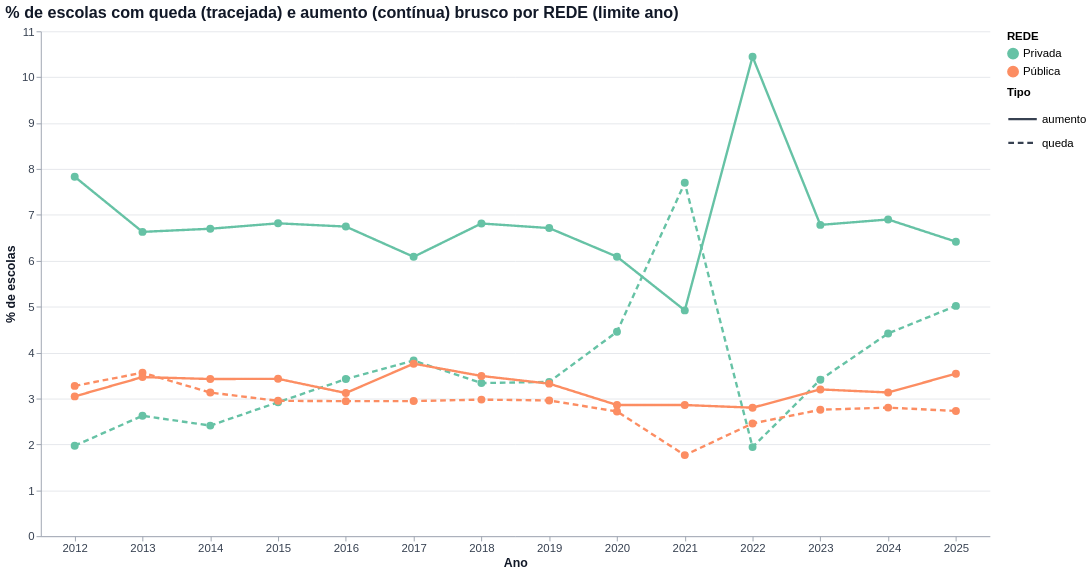
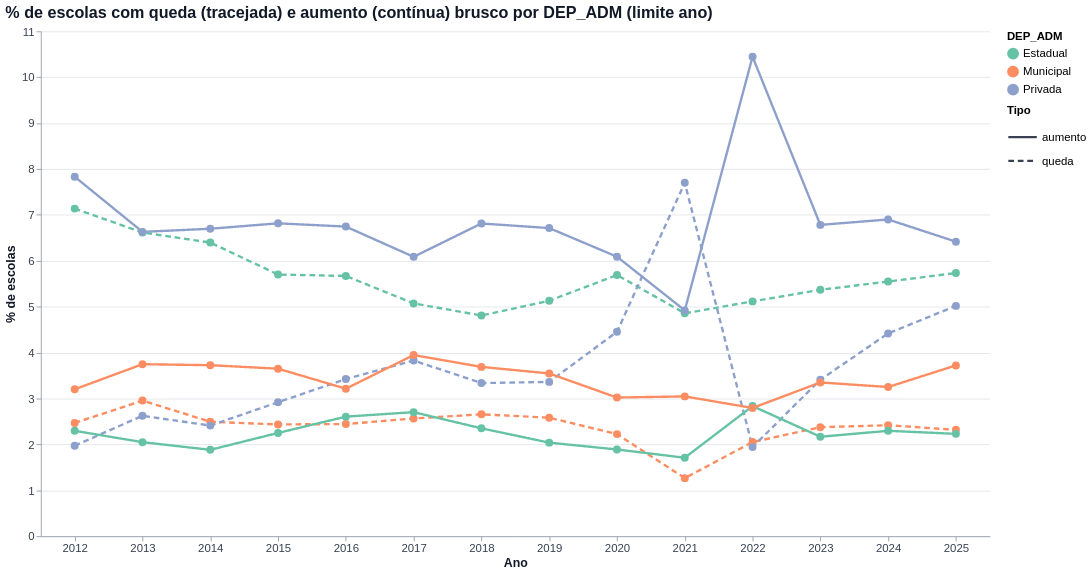
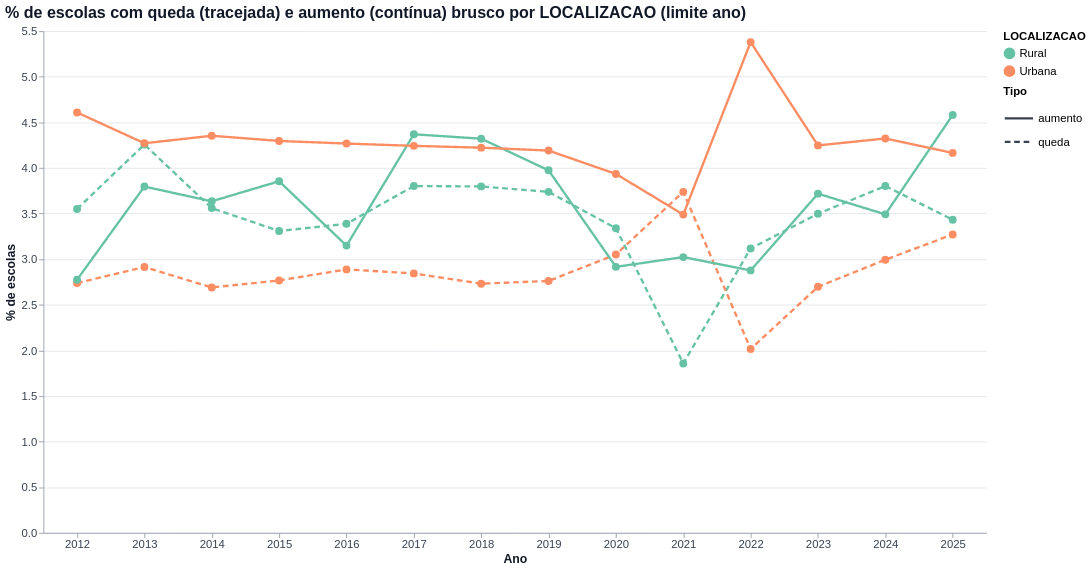
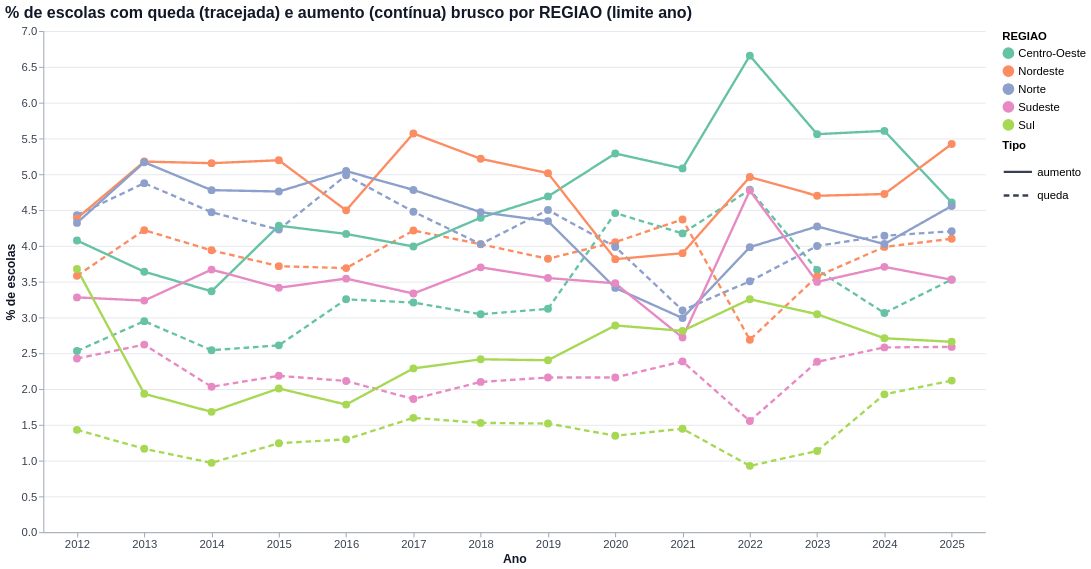

The notebook cell these images were saved under, in order:
### Markdown cell above
## Etapa 6 — Cruzamento com rede, localização, região, UF e modalidade

Usa a flag escolhida em `LIMITE_PARA_CRUZAMENTO`. Sempre compara **proporção** dentro de cada categoria (não contagem).

### Code cell
FLAG = f"{PREFIXO}_{LIMITE_PARA_CRUZAMENTO}"
print("Flag usada nos cruzamentos:", FLAG, "->", ROTULO)


def proporcao_por(d, dim, flag):
    t = d.groupby(["ANO", dim]).agg(N=(flag, "size"), QUEDAS=(flag, "sum")).reset_index()
    t["PCT_QUEDA"] = t["QUEDAS"] / t["N"] * 100
    return t[t["N"] >= N_MIN_CATEGORIA]


def grafico_proporcao(t, dim):
    n_cat = t[dim].nunique()
    tip = ["ANO:O", f"{dim}:N", "N:Q", "QUEDAS:Q", alt.Tooltip("PCT_QUEDA:Q", format=".2f")]
    if n_cat <= 8:
        g = alt.Chart(t).mark_line(point=alt.OverlayMarkDef(size=70, filled=True), strokeWidth=2.5).encode(
            x=alt.X("ANO:O", title="Ano"), y=alt.Y("PCT_QUEDA:Q", title=f"% com {ROTULO}"),
            color=alt.Color(f"{dim}:N"), tooltip=tip).properties(width=LARGURA_GRAFICO, height=int(ALTURA_GRAFICO * 0.7))
    else:   # muitas categorias (ex.: UF) -> mapa de calor
        g = alt.Chart(t).mark_rect().encode(
            x=alt.X("ANO:O", title="Ano"), y=alt.Y(f"{dim}:N", title=dim),
            color=alt.Color("PCT_QUEDA:Q", scale=alt.Scale(scheme="orangered"), title="% marcadas"),
            tooltip=tip).properties(width=LARGURA_GRAFICO, height=max(300, 20 * n_cat))
    return estilizar(g.properties(title=f"% de escolas com {ROTULO} por {dim} (limite {LIMITE_PARA_CRUZAMENTO.lower()})"))


def proporcao_por_tipo(d, dim, modo):
    """% de escolas com QUEDA e com AUMENTO brusco, separados, por ano e categoria de `dim`."""
    partes = []
    for tipo, rotulo in (("QUEDA", "queda"), ("AUMENTO", "aumento")):
        col = f"{tipo}_{modo}"
        t = d.groupby(["ANO", dim]).agg(N=(col, "size"), MARCADAS=(col, "sum")).reset_index()
        t["PCT"] = t["MARCADAS"] / t["N"] * 100
        t["tipo"] = rotulo
        partes.append(t)
    t = pd.concat(partes, ignore_index=True)
    return t[t["N"] >= N_MIN_CATEGORIA]


def grafico_proporcao_tipos(t, dim):
    """Uma linha por categoria e tipo: cor = categoria; contínua = aumento, tracejada = queda."""
    tip = ["ANO:O", f"{dim}:N", "tipo:N", "N:Q", "MARCADAS:Q", alt.Tooltip("PCT:Q", format=".2f", title="% marcadas")]
    g = alt.Chart(t).mark_line(point=alt.OverlayMarkDef(size=70, filled=True), strokeWidth=2.5).encode(
        x=alt.X("ANO:O", title="Ano", axis=alt.Axis(labelAngle=0)),
        y=alt.Y("PCT:Q", title="% de escolas"),
        color=alt.Color(f"{dim}:N", title=dim),
        strokeDash=alt.StrokeDash("tipo:N", title="Tipo",
                                  scale=alt.Scale(domain=["aumento", "queda"], range=[[1, 0], [6, 4]]),
                                  legend=alt.Legend(symbolType="stroke", symbolStrokeColor="#374151", symbolStrokeWidth=2.5,
                                                     symbolSize=900, symbolFillColor="transparent")),
        tooltip=tip,
    ).properties(width=LARGURA_GRAFICO, height=int(ALTURA_GRAFICO * 0.7))
    return estilizar(g.properties(
        title=f"% de escolas com queda (tracejada) e aumento (contínua) brusco por {dim} "
              f"(limite {LIMITE_PARA_CRUZAMENTO.lower()})"))


def relatar_cruzamentos(d):
    for dim in DIMS:
        # DIRECAO = "ambos": queda e aumento em linhas separadas (só para dimensões com poucas categorias;
        # dimensões com muitas categorias, como UF, continuam em mapa de calor com a marcação combinada).
        if DIRECAO == "ambos" and d[dim].nunique() <= 8:
            t = proporcao_por_tipo(d, dim, LIMITE_PARA_CRUZAMENTO)
            if t.empty:
                mostrar_texto(f"[{dim}] nenhuma categoria com pelo menos {N_MIN_CATEGORIA} escolas/ano.", nivel="aviso")
                continue
            mostrar(grafico_proporcao_tipos(t, dim), f"% de escolas com queda e com aumento brusco por {dim}")
            continue
        t = proporcao_por(d, dim, FLAG)
        if t.empty:
            mostrar_texto(f"[{dim}] nenhuma categoria com pelo menos {N_MIN_CATEGORIA} escolas/ano.", nivel="aviso")
            continue
        mostrar(grafico_proporcao(t, dim), f"% de escolas com {ROTULO} por {dim}")


secao("Etapa 6 — Cruzamentos")
relatar_cruzamentos(dados)

### Figure 1 — Vega-Lite specification as saved in the notebook (floating-point values rounded to 4 significant figures)
{"config": {"view": {"continuousWidth": 300, "continuousHeight": 300, "stroke": null}, "axis": {"domainColor": "#9CA3AF", "gridColor": "#E5E7EB", "labelColor": "#374151", "labelFontSize": 12, "tickColor": "#9CA3AF", "titleColor": "#111827", "titleFontSize": 13}, "legend": {"labelFontSize": 12, "symbolSize": 120, "titleFontSize": 12}, "range": {"category": {"scheme": "set2"}}, "title": {"anchor": "start", "color": "#111827", "fontSize": 17, "subtitleColor": "#6B7280", "subtitleFontSize": 12}}, "data": {"name": "data-7a743e9ad7c052f75ec89c1ab9119e78"}, "mark": {"type": "line", "point": {"filled": true, "size": 70}, "strokeWidth": 2.5}, "encoding": {"color": {"field": "REDE", "title": "REDE", "type": "nominal"}, "strokeDash": {"field": "tipo", "legend": {"symbolFillColor": "transparent", "symbolSize": 900, "symbolStrokeColor": "#374151", "symbolStrokeWidth": 2.5, "symbolType": "stroke"}, "scale": {"domain": ["aumento", "queda"], "range": [[1, 0], [6, 4]]}, "title": "Tipo", "type": "nominal"}, "tooltip": [{"field": "ANO", "type": "ordinal"}, {"field": "REDE", "type": "nominal"}, {"field": "tipo", "type": "nominal"}, {"field": "N", "type": "quantitative"}, {"field": "MARCADAS", "type": "quantitative"}, {"field": "PCT", "format": ".2f", "title": "% marcadas", "type": "quantitative"}], "x": {"axis": {"labelAngle": 0}, "field": "ANO", "title": "Ano", "type": "ordinal"}, "y": {"field": "PCT", "title": "% de escolas", "type": "quantitative"}}, "height": 532, "title": "% de escolas com queda (tracejada) e aumento (contínua) brusco por REDE (limite ano)", "width": 1000, "$schema": "https://vega.github.io/schema/vega-lite/v6.4.1.json", "datasets": {"data-7a743e9ad7c052f75ec89c1ab9119e78": [{"ANO": 2012, "REDE": "Privada", "N": 16842, "MARCADAS": 332, "PCT": 1.971, "tipo": "queda"}, {"ANO": 2012, "REDE": "Pública", "N": 71670, "MARCADAS": 2347, "PCT": 3.275, "tipo": "queda"}, {"ANO": 2013, "REDE": "Privada", "N": 17571, "MARCADAS": 461, "PCT": 2.624, "tipo": "queda"}, {"ANO": 2013, "REDE": "Pública", "N": 69003, "MARCADAS": 2458, "PCT": 3.562, "tipo": "queda"}, {"ANO": 2014, "REDE": "Privada", "N": 17929, "MARCADAS": 432, "PCT": 2.41, "tipo": "queda"}, {"ANO": 2014, "REDE": "Pública", "N": 66990, "MARCADAS": 2096, "PCT": 3.129, "tipo": "queda"}, {"ANO": 2015, "REDE": "Privada", "N": 17883, "MARCADAS": 522, "PCT": 2.919, "tipo": "queda"}, {"ANO": 2015, "REDE": "Pública", "N": 65883, "MARCADAS": 1943, "PCT": 2.949, "tipo": "queda"}, {"ANO": 2016, "REDE": "Privada", "N": 17997, "MARCADAS": 616, "PCT": 3.423, "tipo": "queda"}, {"ANO": 2016, "REDE": "Pública", "N": 64473, "MARCADAS": 1897, "PCT": 2.942, "tipo": "queda"}, {"ANO": 2017, "REDE": "Privada", "N": 18269, "MARCADAS": 699, "PCT": 3.826, "tipo": "queda"}, {"ANO": 2017, "REDE": "Pública", "N": 63078, "MARCADAS": 1857, "PCT": 2.944, "tipo": "queda"}, {"ANO": 2018, "REDE": "Privada", "N": 18405, "MARCADAS": 614, "PCT": 3.336, "tipo": "queda"}, {"ANO": 2018, "REDE": "Pública", "N": 61903, "MARCADAS": 1842, "PCT": 2.976, "tipo": "queda"}, {"ANO": 2019, "REDE": "Privada", "N": 18770, "MARCADAS": 631, "PCT": 3.362, "tipo": "queda"}, {"ANO": 2019, "REDE": "Pública", "N": 60507, "MARCADAS": 1789, "PCT": 2.957, "tipo": "queda"}, {"ANO": 2020, "REDE": "Privada", "N": 18819, "MARCADAS": 838, "PCT": 4.453, "tipo": "queda"}, {"ANO": 2020, "REDE": "Pública", "N": 59345, "MARCADAS": 1613, "PCT": 2.718, "tipo": "queda"}, {"ANO": 2021, "REDE": "Privada", "N": 18497, "MARCADAS": 1424, "PCT": 7.699, "tipo": "queda"}, {"ANO": 2021, "REDE": "Pública", "N": 58197, "MARCADAS": 1028, "PCT": 1.766, "tipo": "queda"}, {"ANO": 2022, "REDE": "Privada", "N": 18446, "MARCADAS": 358, "PCT": 1.941, "tipo": "queda"}, {"ANO": 2022, "REDE": "Pública", "N": 57251, "MARCADAS": 1406, "PCT": 2.456, "tipo": "queda"}, {"ANO": 2023, "REDE": "Privada", "N": 18857, "MARCADAS": 643, "PCT": 3.41, "tipo": "queda"}, {"ANO": 2023, "REDE": "Pública", "N": 56106, "MARCADAS": 1546, "PCT": 2.755, "tipo": "queda"}, {"ANO": 2024, "REDE": "Privada", "N": 18970, "MARCADAS": 838, "PCT": 4.418, "tipo": "queda"}, {"ANO": 2024, "REDE": "Pública", "N": 55186, "MARCADAS": 1546, "PCT": 2.801, "tipo": "queda"}, {"ANO": 2025, "REDE": "Privada", "N": 18794, "MARCADAS": 943, "PCT": 5.018, "tipo": "queda"}, {"ANO": 2025, "REDE": "Pública", "N": 54649, "MARCADAS": 1491, "PCT": 2.728, "tipo": "queda"}, {"ANO": 2012, "REDE": "Privada", "N": 16842, "MARCADAS": 1319, "PCT": 7.832, "tipo": "aumento"}, {"ANO": 2012, "REDE": "Pública", "N": 71670, "MARCADAS": 2183, "PCT": 3.046, "tipo": "aumento"}, {"ANO": 2013, "REDE": "Privada", "N": 17571, "MARCADAS": 1165, "PCT": 6.63, "tipo": "aumento"}, {"ANO": 2013, "REDE": "Pública", "N": 69003, "MARCADAS": 2392, "PCT": 3.467, "tipo": "aumento"}, {"ANO": 2014, "REDE": "Privada", "N": 17929, "MARCADAS": 1201, "PCT": 6.699, "tipo": "aumento"}, {"ANO": 2014, "REDE": "Pública", "N": 66990, "MARCADAS": 2294, "PCT": 3.424, "tipo": "aumento"}, {"ANO": 2015, "REDE": "Privada", "N": 17883, "MARCADAS": 1219, "PCT": 6.817, "tipo": "aumento"}, {"ANO": 2015, "REDE": "Pública", "N": 65883, "MARCADAS": 2259, "PCT": 3.429, "tipo": "aumento"}, {"ANO": 2016, "REDE": "Privada", "N": 17997, "MARCADAS": 1214, "PCT": 6.746, "tipo": "aumento"}, {"ANO": 2016, "REDE": "Pública", "N": 64473, "MARCADAS": 2011, "PCT": 3.119, "tipo": "aumento"}, {"ANO": 2017, "REDE": "Privada", "N": 18269, "MARCADAS": 1112, "PCT": 6.087, "tipo": "aumento"}, {"ANO": 2017, "REDE": "Pública", "N": 63078, "MARCADAS": 2371, "PCT": 3.759, "tipo": "aumento"}, {"ANO": 2018, "REDE": "Privada", "N": 18405, "MARCADAS": 1254, "PCT": 6.813, "tipo": "aumento"}, {"ANO": 2018, "REDE": "Pública", "N": 61903, "MARCADAS": 2161, "PCT": 3.491, "tipo": "aumento"}, {"ANO": 2019, "REDE": "Privada", "N": 18770, "MARCADAS": 1260, "PCT": 6.713, "tipo": "aumento"}, {"ANO": 2019, "REDE": "Pública", "N": 60507, "MARCADAS": 2011, "PCT": 3.324, "tipo": "aumento"}, {"ANO": 2020, "REDE": "Privada", "N": 18819, "MARCADAS": 1146, "PCT": 6.09, "tipo": "aumento"}, {"ANO": 2020, "REDE": "Pública", "N": 59345, "MARCADAS": 1696, "PCT": 2.858, "tipo": "aumento"}, {"ANO": 2021, "REDE": "Privada", "N": 18497, "MARCADAS": 910, "PCT": 4.92, "tipo": "aumento"}, {"ANO": 2021, "REDE": "Pública", "N": 58197, "MARCADAS": 1663, "PCT": 2.858, "tipo": "aumento"}, {"ANO": 2022, "REDE": "Privada", "N": 18446, "MARCADAS": 1927, "PCT": 10.45, "tipo": "aumento"}, {"ANO": 2022, "REDE": "Pública", "N": 57251, "MARCADAS": 1603, "PCT": 2.8, "tipo": "aumento"}, {"ANO": 2023, "REDE": "Privada", "N": 18857, "MARCADAS": 1279, "PCT": 6.783, "tipo": "aumento"}, {"ANO": 2023, "REDE": "Pública", "N": 56106, "MARCADAS": 1794, "PCT": 3.198, "tipo": "aumento"}, {"ANO": 2024, "REDE": "Privada", "N": 18970, "MARCADAS": 1309, "PCT": 6.9, "tipo": "aumento"}, {"ANO": 2024, "REDE": "Pública", "N": 55186, "MARCADAS": 1728, "PCT": 3.131, "tipo": "aumento"}, {"ANO": 2025, "REDE": "Privada", "N": 18794, "MARCADAS": 1206, "PCT": 6.417, "tipo": "aumento"}, {"ANO": 2025, "REDE": "Pública", "N": 54649, "MARCADAS": 1935, "PCT": 3.541, "tipo": "aumento"}]}}

### Figure 2 — Vega-Lite specification as saved in the notebook (floating-point values rounded to 4 significant figures)
{"config": {"view": {"continuousWidth": 300, "continuousHeight": 300, "stroke": null}, "axis": {"domainColor": "#9CA3AF", "gridColor": "#E5E7EB", "labelColor": "#374151", "labelFontSize": 12, "tickColor": "#9CA3AF", "titleColor": "#111827", "titleFontSize": 13}, "legend": {"labelFontSize": 12, "symbolSize": 120, "titleFontSize": 12}, "range": {"category": {"scheme": "set2"}}, "title": {"anchor": "start", "color": "#111827", "fontSize": 17, "subtitleColor": "#6B7280", "subtitleFontSize": 12}}, "data": {"name": "data-c7c88427f29cf02c75bacd010081207d"}, "mark": {"type": "line", "point": {"filled": true, "size": 70}, "strokeWidth": 2.5}, "encoding": {"color": {"field": "DEP_ADM", "title": "DEP_ADM", "type": "nominal"}, "strokeDash": {"field": "tipo", "legend": {"symbolFillColor": "transparent", "symbolSize": 900, "symbolStrokeColor": "#374151", "symbolStrokeWidth": 2.5, "symbolType": "stroke"}, "scale": {"domain": ["aumento", "queda"], "range": [[1, 0], [6, 4]]}, "title": "Tipo", "type": "nominal"}, "tooltip": [{"field": "ANO", "type": "ordinal"}, {"field": "DEP_ADM", "type": "nominal"}, {"field": "tipo", "type": "nominal"}, {"field": "N", "type": "quantitative"}, {"field": "MARCADAS", "type": "quantitative"}, {"field": "PCT", "format": ".2f", "title": "% marcadas", "type": "quantitative"}], "x": {"axis": {"labelAngle": 0}, "field": "ANO", "title": "Ano", "type": "ordinal"}, "y": {"field": "PCT", "title": "% de escolas", "type": "quantitative"}}, "height": 532, "title": "% de escolas com queda (tracejada) e aumento (contínua) brusco por DEP_ADM (limite ano)", "width": 1000, "$schema": "https://vega.github.io/schema/vega-lite/v6.4.1.json", "datasets": {"data-c7c88427f29cf02c75bacd010081207d": [{"ANO": 2012, "DEP_ADM": "Estadual", "N": 12414, "MARCADAS": 886, "PCT": 7.137, "tipo": "queda"}, {"ANO": 2012, "DEP_ADM": "Municipal", "N": 59232, "MARCADAS": 1461, "PCT": 2.467, "tipo": "queda"}, {"ANO": 2012, "DEP_ADM": "Privada", "N": 16842, "MARCADAS": 332, "PCT": 1.971, "tipo": "queda"}, {"ANO": 2013, "DEP_ADM": "Estadual", "N": 11472, "MARCADAS": 759, "PCT": 6.616, "tipo": "queda"}, {"ANO": 2013, "DEP_ADM": "Municipal", "N": 57507, "MARCADAS": 1699, "PCT": 2.954, "tipo": "queda"}, {"ANO": 2013, "DEP_ADM": "Privada", "N": 17571, "MARCADAS": 461, "PCT": 2.624, "tipo": "queda"}, {"ANO": 2014, "DEP_ADM": "Estadual", "N": 10895, "MARCADAS": 697, "PCT": 6.397, "tipo": "queda"}, {"ANO": 2014, "DEP_ADM": "Municipal", "N": 56071, "MARCADAS": 1398, "PCT": 2.493, "tipo": "queda"}, {"ANO": 2014, "DEP_ADM": "Privada", "N": 17929, "MARCADAS": 432, "PCT": 2.41, "tipo": "queda"}, {"ANO": 2015, "DEP_ADM": "Estadual", "N": 10401, "MARCADAS": 593, "PCT": 5.701, "tipo": "queda"}, {"ANO": 2015, "DEP_ADM": "Municipal", "N": 55458, "MARCADAS": 1350, "PCT": 2.434, "tipo": "queda"}, {"ANO": 2015, "DEP_ADM": "Privada", "N": 17883, "MARCADAS": 522, "PCT": 2.919, "tipo": "queda"}, {"ANO": 2016, "DEP_ADM": "Estadual", "N": 9983, "MARCADAS": 566, "PCT": 5.67, "tipo": "queda"}, {"ANO": 2016, "DEP_ADM": "Municipal", "N": 54466, "MARCADAS": 1331, "PCT": 2.444, "tipo": "queda"}, {"ANO": 2016, "DEP_ADM": "Privada", "N": 17997, "MARCADAS": 616, "PCT": 3.423, "tipo": "queda"}, {"ANO": 2017, "DEP_ADM": "Estadual", "N": 9584, "MARCADAS": 486, "PCT": 5.071, "tipo": "queda"}, {"ANO": 2017, "DEP_ADM": "Municipal", "N": 53470, "MARCADAS": 1371, "PCT": 2.564, "tipo": "queda"}, {"ANO": 2017, "DEP_ADM": "Privada", "N": 18269, "MARCADAS": 699, "PCT": 3.826, "tipo": "queda"}, {"ANO": 2018, "DEP_ADM": "Estadual", "N": 9234, "MARCADAS": 444, "PCT": 4.808, "tipo": "queda"}, {"ANO": 2018, "DEP_ADM": "Municipal", "N": 52645, "MARCADAS": 1398, "PCT": 2.656, "tipo": "queda"}, {"ANO": 2018, "DEP_ADM": "Privada", "N": 18405, "MARCADAS": 614, "PCT": 3.336, "tipo": "queda"}, {"ANO": 2019, "DEP_ADM": "Estadual", "N": 8929, "MARCADAS": 458, "PCT": 5.129, "tipo": "queda"}, {"ANO": 2019, "DEP_ADM": "Municipal", "N": 51554, "MARCADAS": 1331, "PCT": 2.582, "tipo": "queda"}, {"ANO": 2019, "DEP_ADM": "Privada", "N": 18770, "MARCADAS": 631, "PCT": 3.362, "tipo": "queda"}, {"ANO": 2020, "DEP_ADM": "Estadual", "N": 8470, "MARCADAS": 482, "PCT": 5.691, "tipo": "queda"}, {"ANO": 2020, "DEP_ADM": "Municipal", "N": 50851, "MARCADAS": 1131, "PCT": 2.224, "tipo": "queda"}, {"ANO": 2020, "DEP_ADM": "Privada", "N": 18819, "MARCADAS": 838, "PCT": 4.453, "tipo": "queda"}, {"ANO": 2021, "DEP_ADM": "Estadual", "N": 8134, "MARCADAS": 395, "PCT": 4.856, "tipo": "queda"}, {"ANO": 2021, "DEP_ADM": "Municipal", "N": 50040, "MARCADAS": 633, "PCT": 1.265, "tipo": "queda"}, {"ANO": 2021, "DEP_ADM": "Privada", "N": 18497, "MARCADAS": 1424, "PCT": 7.699, "tipo": "queda"}, {"ANO": 2022, "DEP_ADM": "Estadual", "N": 7585, "MARCADAS": 388, "PCT": 5.115, "tipo": "queda"}, {"ANO": 2022, "DEP_ADM": "Municipal", "N": 49642, "MARCADAS": 1018, "PCT": 2.051, "tipo": "queda"}, {"ANO": 2022, "DEP_ADM": "Privada", "N": 18446, "MARCADAS": 358, "PCT": 1.941, "tipo": "queda"}, {"ANO": 2023, "DEP_ADM": "Estadual", "N": 7154, "MARCADAS": 384, "PCT": 5.368, "tipo": "queda"}, {"ANO": 2023, "DEP_ADM": "Municipal", "N": 48928, "MARCADAS": 1162, "PCT": 2.375, "tipo": "queda"}, {"ANO": 2023, "DEP_ADM": "Privada", "N": 18857, "MARCADAS": 643, "PCT": 3.41, "tipo": "queda"}, {"ANO": 2024, "DEP_ADM": "Estadual", "N": 6795, "MARCADAS": 377, "PCT": 5.548, "tipo": "queda"}, {"ANO": 2024, "DEP_ADM": "Municipal", "N": 48367, "MARCADAS": 1169, "PCT": 2.417, "tipo": "queda"}, {"ANO": 2024, "DEP_ADM": "Privada", "N": 18970, "MARCADAS": 838, "PCT": 4.418, "tipo": "queda"}, {"ANO": 2025, "DEP_ADM": "Estadual", "N": 6593, "MARCADAS": 378, "PCT": 5.733, "tipo": "queda"}, {"ANO": 2025, "DEP_ADM": "Municipal", "N": 48032, "MARCADAS": 1113, "PCT": 2.317, "tipo": "queda"}, {"ANO": 2025, "DEP_ADM": "Privada", "N": 18794, "MARCADAS": 943, "PCT": 5.018, "tipo": "queda"}, {"ANO": 2012, "DEP_ADM": "Estadual", "N": 12414, "MARCADAS": 285, "PCT": 2.296, "tipo": "aumento"}, {"ANO": 2012, "DEP_ADM": "Municipal", "N": 59232, "MARCADAS": 1896, "PCT": 3.201, "tipo": "aumento"}, {"ANO": 2012, "DEP_ADM": "Privada", "N": 16842, "MARCADAS": 1319, "PCT": 7.832, "tipo": "aumento"}, {"ANO": 2013, "DEP_ADM": "Estadual", "N": 11472, "MARCADAS": 235, "PCT": 2.048, "tipo": "aumento"}, {"ANO": 2013, "DEP_ADM": "Municipal", "N": 57507, "MARCADAS": 2155, "PCT": 3.747, "tipo": "aumento"}, {"ANO": 2013, "DEP_ADM": "Privada", "N": 17571, "MARCADAS": 1165, "PCT": 6.63, "tipo": "aumento"}, {"ANO": 2014, "DEP_ADM": "Estadual", "N": 10895, "MARCADAS": 205, "PCT": 1.882, "tipo": "aumento"}, {"ANO": 2014, "DEP_ADM": "Municipal", "N": 56071, "MARCADAS": 2089, "PCT": 3.726, "tipo": "aumento"}, {"ANO": 2014, "DEP_ADM": "Privada", "N": 17929, "MARCADAS": 1201, "PCT": 6.699, "tipo": "aumento"}, {"ANO": 2015, "DEP_ADM": "Estadual", "N": 10401, "MARCADAS": 234, "PCT": 2.25, "tipo": "aumento"}, {"ANO": 2015, "DEP_ADM": "Municipal", "N": 55458, "MARCADAS": 2024, "PCT": 3.65, "tipo": "aumento"}, {"ANO": 2015, "DEP_ADM": "Privada", "N": 17883, "MARCADAS": 1219, "PCT": 6.817, "tipo": "aumento"}, {"ANO": 2016, "DEP_ADM": "Estadual", "N": 9983, "MARCADAS": 260, "PCT": 2.604, "tipo": "aumento"}, {"ANO": 2016, "DEP_ADM": "Municipal", "N": 54466, "MARCADAS": 1750, "PCT": 3.213, "tipo": "aumento"}, {"ANO": 2016, "DEP_ADM": "Privada", "N": 17997, "MARCADAS": 1214, "PCT": 6.746, "tipo": "aumento"}, {"ANO": 2017, "DEP_ADM": "Estadual", "N": 9584, "MARCADAS": 259, "PCT": 2.702, "tipo": "aumento"}, {"ANO": 2017, "DEP_ADM": "Municipal", "N": 53470, "MARCADAS": 2110, "PCT": 3.946, "tipo": "aumento"}, {"ANO": 2017, "DEP_ADM": "Privada", "N": 18269, "MARCADAS": 1112, "PCT": 6.087, "tipo": "aumento"}, {"ANO": 2018, "DEP_ADM": "Estadual", "N": 9234, "MARCADAS": 217, "PCT": 2.35, "tipo": "aumento"}, {"ANO": 2018, "DEP_ADM": "Municipal", "N": 52645, "MARCADAS": 1942, "PCT": 3.689, "tipo": "aumento"}, {"ANO": 2018, "DEP_ADM": "Privada", "N": 18405, "MARCADAS": 1254, "PCT": 6.813, "tipo": "aumento"}, {"ANO": 2019, "DEP_ADM": "Estadual", "N": 8929, "MARCADAS": 182, "PCT": 2.038, "tipo": "aumento"}, {"ANO": 2019, "DEP_ADM": "Municipal", "N": 51554, "MARCADAS": 1828, "PCT": 3.546, "tipo": "aumento"}, {"ANO": 2019, "DEP_ADM": "Privada", "N": 18770, "MARCADAS": 1260, "PCT": 6.713, "tipo": "aumento"}, {"ANO": 2020, "DEP_ADM": "Estadual", "N": 8470, "MARCADAS": 160, "PCT": 1.889, "tipo": "aumento"}, {"ANO": 2020, "DEP_ADM": "Municipal", "N": 50851, "MARCADAS": 1536, "PCT": 3.021, "tipo": "aumento"}, {"ANO": 2020, "DEP_ADM": "Privada", "N": 18819, "MARCADAS": 1146, "PCT": 6.09, "tipo": "aumento"}, {"ANO": 2021, "DEP_ADM": "Estadual", "N": 8134, "MARCADAS": 139, "PCT": 1.709, "tipo": "aumento"}, {"ANO": 2021, "DEP_ADM": "Municipal", "N": 50040, "MARCADAS": 1524, "PCT": 3.046, "tipo": "aumento"}, {"ANO": 2021, "DEP_ADM": "Privada", "N": 18497, "MARCADAS": 910, "PCT": 4.92, "tipo": "aumento"}, {"ANO": 2022, "DEP_ADM": "Estadual", "N": 7585, "MARCADAS": 215, "PCT": 2.835, "tipo": "aumento"}, {"ANO": 2022, "DEP_ADM": "Municipal", "N": 49642, "MARCADAS": 1387, "PCT": 2.794, "tipo": "aumento"}, {"ANO": 2022, "DEP_ADM": "Privada", "N": 18446, "MARCADAS": 1927, "PCT": 10.45, "tipo": "aumento"}, {"ANO": 2023, "DEP_ADM": "Estadual", "N": 7154, "MARCADAS": 155, "PCT": 2.167, "tipo": "aumento"}, {"ANO": 2023, "DEP_ADM": "Municipal", "N": 48928, "MARCADAS": 1639, "PCT": 3.35, "tipo": "aumento"}, {"ANO": 2023, "DEP_ADM": "Privada", "N": 18857, "MARCADAS": 1279, "PCT": 6.783, "tipo": "aumento"}, {"ANO": 2024, "DEP_ADM": "Estadual", "N": 6795, "MARCADAS": 156, "PCT": 2.296, "tipo": "aumento"}, {"ANO": 2024, "DEP_ADM": "Municipal", "N": 48367, "MARCADAS": 1572, "PCT": 3.25, "tipo": "aumento"}, {"ANO": 2024, "DEP_ADM": "Privada", "N": 18970, "MARCADAS": 1309, "PCT": 6.9, "tipo": "aumento"}, {"ANO": 2025, "DEP_ADM": "Estadual", "N": 6593, "MARCADAS": 147, "PCT": 2.23, "tipo": "aumento"}, {"ANO": 2025, "DEP_ADM": "Municipal", "N": 48032, "MARCADAS": 1787, "PCT": 3.72, "tipo": "aumento"}, {"ANO": 2025, "DEP_ADM": "Privada", "N": 18794, "MARCADAS": 1206, "PCT": 6.417, "tipo": "aumento"}]}}

### Figure 3 — Vega-Lite specification as saved in the notebook (floating-point values rounded to 4 significant figures)
{"config": {"view": {"continuousWidth": 300, "continuousHeight": 300, "stroke": null}, "axis": {"domainColor": "#9CA3AF", "gridColor": "#E5E7EB", "labelColor": "#374151", "labelFontSize": 12, "tickColor": "#9CA3AF", "titleColor": "#111827", "titleFontSize": 13}, "legend": {"labelFontSize": 12, "symbolSize": 120, "titleFontSize": 12}, "range": {"category": {"scheme": "set2"}}, "title": {"anchor": "start", "color": "#111827", "fontSize": 17, "subtitleColor": "#6B7280", "subtitleFontSize": 12}}, "data": {"name": "data-d54ae72ad30eb144b6ef204de5eec3be"}, "mark": {"type": "line", "point": {"filled": true, "size": 70}, "strokeWidth": 2.5}, "encoding": {"color": {"field": "LOCALIZACAO", "title": "LOCALIZACAO", "type": "nominal"}, "strokeDash": {"field": "tipo", "legend": {"symbolFillColor": "transparent", "symbolSize": 900, "symbolStrokeColor": "#374151", "symbolStrokeWidth": 2.5, "symbolType": "stroke"}, "scale": {"domain": ["aumento", "queda"], "range": [[1, 0], [6, 4]]}, "title": "Tipo", "type": "nominal"}, "tooltip": [{"field": "ANO", "type": "ordinal"}, {"field": "LOCALIZACAO", "type": "nominal"}, {"field": "tipo", "type": "nominal"}, {"field": "N", "type": "quantitative"}, {"field": "MARCADAS", "type": "quantitative"}, {"field": "PCT", "format": ".2f", "title": "% marcadas", "type": "quantitative"}], "x": {"axis": {"labelAngle": 0}, "field": "ANO", "title": "Ano", "type": "ordinal"}, "y": {"field": "PCT", "title": "% de escolas", "type": "quantitative"}}, "height": 532, "title": "% de escolas com queda (tracejada) e aumento (contínua) brusco por LOCALIZACAO (limite ano)", "width": 1000, "$schema": "https://vega.github.io/schema/vega-lite/v6.4.1.json", "datasets": {"data-d54ae72ad30eb144b6ef204de5eec3be": [{"ANO": 2012, "LOCALIZACAO": "Rural", "N": 31463, "MARCADAS": 1117, "PCT": 3.55, "tipo": "queda"}, {"ANO": 2012, "LOCALIZACAO": "Urbana", "N": 57049, "MARCADAS": 1562, "PCT": 2.738, "tipo": "queda"}, {"ANO": 2013, "LOCALIZACAO": "Rural", "N": 29532, "MARCADAS": 1257, "PCT": 4.256, "tipo": "queda"}, {"ANO": 2013, "LOCALIZACAO": "Urbana", "N": 57042, "MARCADAS": 1662, "PCT": 2.914, "tipo": "queda"}, {"ANO": 2014, "LOCALIZACAO": "Rural", "N": 28038, "MARCADAS": 998, "PCT": 3.559, "tipo": "queda"}, {"ANO": 2014, "LOCALIZACAO": "Urbana", "N": 56881, "MARCADAS": 1530, "PCT": 2.69, "tipo": "queda"}, {"ANO": 2015, "LOCALIZACAO": "Rural", "N": 27295, "MARCADAS": 903, "PCT": 3.308, "tipo": "queda"}, {"ANO": 2015, "LOCALIZACAO": "Urbana", "N": 56471, "MARCADAS": 1562, "PCT": 2.766, "tipo": "queda"}, {"ANO": 2016, "LOCALIZACAO": "Rural", "N": 26299, "MARCADAS": 891, "PCT": 3.388, "tipo": "queda"}, {"ANO": 2016, "LOCALIZACAO": "Urbana", "N": 56171, "MARCADAS": 1622, "PCT": 2.888, "tipo": "queda"}, {"ANO": 2017, "LOCALIZACAO": "Rural", "N": 25360, "MARCADAS": 964, "PCT": 3.801, "tipo": "queda"}, {"ANO": 2017, "LOCALIZACAO": "Urbana", "N": 55987, "MARCADAS": 1592, "PCT": 2.844, "tipo": "queda"}, {"ANO": 2018, "LOCALIZACAO": "Rural", "N": 24649, "MARCADAS": 936, "PCT": 3.797, "tipo": "queda"}, {"ANO": 2018, "LOCALIZACAO": "Urbana", "N": 55659, "MARCADAS": 1520, "PCT": 2.731, "tipo": "queda"}, {"ANO": 2019, "LOCALIZACAO": "Rural", "N": 23678, "MARCADAS": 885, "PCT": 3.738, "tipo": "queda"}, {"ANO": 2019, "LOCALIZACAO": "Urbana", "N": 55599, "MARCADAS": 1535, "PCT": 2.761, "tipo": "queda"}, {"ANO": 2020, "LOCALIZACAO": "Rural", "N": 22878, "MARCADAS": 764, "PCT": 3.339, "tipo": "queda"}, {"ANO": 2020, "LOCALIZACAO": "Urbana", "N": 55286, "MARCADAS": 1687, "PCT": 3.051, "tipo": "queda"}, {"ANO": 2021, "LOCALIZACAO": "Rural", "N": 22033, "MARCADAS": 409, "PCT": 1.856, "tipo": "queda"}, {"ANO": 2021, "LOCALIZACAO": "Urbana", "N": 54661, "MARCADAS": 2043, "PCT": 3.738, "tipo": "queda"}, {"ANO": 2022, "LOCALIZACAO": "Rural", "N": 21657, "MARCADAS": 675, "PCT": 3.117, "tipo": "queda"}, {"ANO": 2022, "LOCALIZACAO": "Urbana", "N": 54040, "MARCADAS": 1089, "PCT": 2.015, "tipo": "queda"}, {"ANO": 2023, "LOCALIZACAO": "Rural", "N": 20899, "MARCADAS": 731, "PCT": 3.498, "tipo": "queda"}, {"ANO": 2023, "LOCALIZACAO": "Urbana", "N": 54064, "MARCADAS": 1458, "PCT": 2.697, "tipo": "queda"}, {"ANO": 2024, "LOCALIZACAO": "Rural", "N": 20281, "MARCADAS": 771, "PCT": 3.802, "tipo": "queda"}, {"ANO": 2024, "LOCALIZACAO": "Urbana", "N": 53875, "MARCADAS": 1613, "PCT": 2.994, "tipo": "queda"}, {"ANO": 2025, "LOCALIZACAO": "Rural", "N": 19754, "MARCADAS": 678, "PCT": 3.432, "tipo": "queda"}, {"ANO": 2025, "LOCALIZACAO": "Urbana", "N": 53689, "MARCADAS": 1756, "PCT": 3.271, "tipo": "queda"}, {"ANO": 2012, "LOCALIZACAO": "Rural", "N": 31463, "MARCADAS": 873, "PCT": 2.775, "tipo": "aumento"}, {"ANO": 2012, "LOCALIZACAO": "Urbana", "N": 57049, "MARCADAS": 2629, "PCT": 4.608, "tipo": "aumento"}, {"ANO": 2013, "LOCALIZACAO": "Rural", "N": 29532, "MARCADAS": 1121, "PCT": 3.796, "tipo": "aumento"}, {"ANO": 2013, "LOCALIZACAO": "Urbana", "N": 57042, "MARCADAS": 2436, "PCT": 4.271, "tipo": "aumento"}, {"ANO": 2014, "LOCALIZACAO": "Rural", "N": 28038, "MARCADAS": 1019, "PCT": 3.634, "tipo": "aumento"}, {"ANO": 2014, "LOCALIZACAO": "Urbana", "N": 56881, "MARCADAS": 2476, "PCT": 4.353, "tipo": "aumento"}, {"ANO": 2015, "LOCALIZACAO": "Rural", "N": 27295, "MARCADAS": 1052, "PCT": 3.854, "tipo": "aumento"}, {"ANO": 2015, "LOCALIZACAO": "Urbana", "N": 56471, "MARCADAS": 2426, "PCT": 4.296, "tipo": "aumento"}, {"ANO": 2016, "LOCALIZACAO": "Rural", "N": 26299, "MARCADAS": 828, "PCT": 3.148, "tipo": "aumento"}, {"ANO": 2016, "LOCALIZACAO": "Urbana", "N": 56171, "MARCADAS": 2397, "PCT": 4.267, "tipo": "aumento"}, {"ANO": 2017, "LOCALIZACAO": "Rural", "N": 25360, "MARCADAS": 1108, "PCT": 4.369, "tipo": "aumento"}, {"ANO": 2017, "LOCALIZACAO": "Urbana", "N": 55987, "MARCADAS": 2375, "PCT": 4.242, "tipo": "aumento"}, {"ANO": 2018, "LOCALIZACAO": "Rural", "N": 24649, "MARCADAS": 1065, "PCT": 4.321, "tipo": "aumento"}, {"ANO": 2018, "LOCALIZACAO": "Urbana", "N": 55659, "MARCADAS": 2350, "PCT": 4.222, "tipo": "aumento"}, {"ANO": 2019, "LOCALIZACAO": "Rural", "N": 23678, "MARCADAS": 941, "PCT": 3.974, "tipo": "aumento"}, {"ANO": 2019, "LOCALIZACAO": "Urbana", "N": 55599, "MARCADAS": 2330, "PCT": 4.191, "tipo": "aumento"}, {"ANO": 2020, "LOCALIZACAO": "Rural", "N": 22878, "MARCADAS": 667, "PCT": 2.915, "tipo": "aumento"}, {"ANO": 2020, "LOCALIZACAO": "Urbana", "N": 55286, "MARCADAS": 2175, "PCT": 3.934, "tipo": "aumento"}, {"ANO": 2021, "LOCALIZACAO": "Rural", "N": 22033, "MARCADAS": 666, "PCT": 3.023, "tipo": "aumento"}, {"ANO": 2021, "LOCALIZACAO": "Urbana", "N": 54661, "MARCADAS": 1907, "PCT": 3.489, "tipo": "aumento"}, {"ANO": 2022, "LOCALIZACAO": "Rural", "N": 21657, "MARCADAS": 623, "PCT": 2.877, "tipo": "aumento"}, {"ANO": 2022, "LOCALIZACAO": "Urbana", "N": 54040, "MARCADAS": 2907, "PCT": 5.379, "tipo": "aumento"}, {"ANO": 2023, "LOCALIZACAO": "Rural", "N": 20899, "MARCADAS": 777, "PCT": 3.718, "tipo": "aumento"}, {"ANO": 2023, "LOCALIZACAO": "Urbana", "N": 54064, "MARCADAS": 2296, "PCT": 4.247, "tipo": "aumento"}, {"ANO": 2024, "LOCALIZACAO": "Rural", "N": 20281, "MARCADAS": 708, "PCT": 3.491, "tipo": "aumento"}, {"ANO": 2024, "LOCALIZACAO": "Urbana", "N": 53875, "MARCADAS": 2329, "PCT": 4.323, "tipo": "aumento"}, {"ANO": 2025, "LOCALIZACAO": "Rural", "N": 19754, "MARCADAS": 905, "PCT": 4.581, "tipo": "aumento"}, {"ANO": 2025, "LOCALIZACAO": "Urbana", "N": 53689, "MARCADAS": 2236, "PCT": 4.165, "tipo": "aumento"}]}}

### Figure 4 — Vega-Lite specification as saved in the notebook (floating-point values rounded to 4 significant figures; data arrays with more than 128 entries replaced by an {"elided": "..."} marker saying what was removed)
{"config": {"view": {"continuousWidth": 300, "continuousHeight": 300, "stroke": null}, "axis": {"domainColor": "#9CA3AF", "gridColor": "#E5E7EB", "labelColor": "#374151", "labelFontSize": 12, "tickColor": "#9CA3AF", "titleColor": "#111827", "titleFontSize": 13}, "legend": {"labelFontSize": 12, "symbolSize": 120, "titleFontSize": 12}, "range": {"category": {"scheme": "set2"}}, "title": {"anchor": "start", "color": "#111827", "fontSize": 17, "subtitleColor": "#6B7280", "subtitleFontSize": 12}}, "data": {"name": "data-07d180052096f1ebcd9f58604aea712d"}, "mark": {"type": "line", "point": {"filled": true, "size": 70}, "strokeWidth": 2.5}, "encoding": {"color": {"field": "REGIAO", "title": "REGIAO", "type": "nominal"}, "strokeDash": {"field": "tipo", "legend": {"symbolFillColor": "transparent", "symbolSize": 900, "symbolStrokeColor": "#374151", "symbolStrokeWidth": 2.5, "symbolType": "stroke"}, "scale": {"domain": ["aumento", "queda"], "range": [[1, 0], [6, 4]]}, "title": "Tipo", "type": "nominal"}, "tooltip": [{"field": "ANO", "type": "ordinal"}, {"field": "REGIAO", "type": "nominal"}, {"field": "tipo", "type": "nominal"}, {"field": "N", "type": "quantitative"}, {"field": "MARCADAS", "type": "quantitative"}, {"field": "PCT", "format": ".2f", "title": "% marcadas", "type": "quantitative"}], "x": {"axis": {"labelAngle": 0}, "field": "ANO", "title": "Ano", "type": "ordinal"}, "y": {"field": "PCT", "title": "% de escolas", "type": "quantitative"}}, "height": 532, "title": "% de escolas com queda (tracejada) e aumento (contínua) brusco por REGIAO (limite ano)", "width": 1000, "$schema": "https://vega.github.io/schema/vega-lite/v6.4.1.json", "datasets": {"data-07d180052096f1ebcd9f58604aea712d": {"elided": "140 records"}}}
